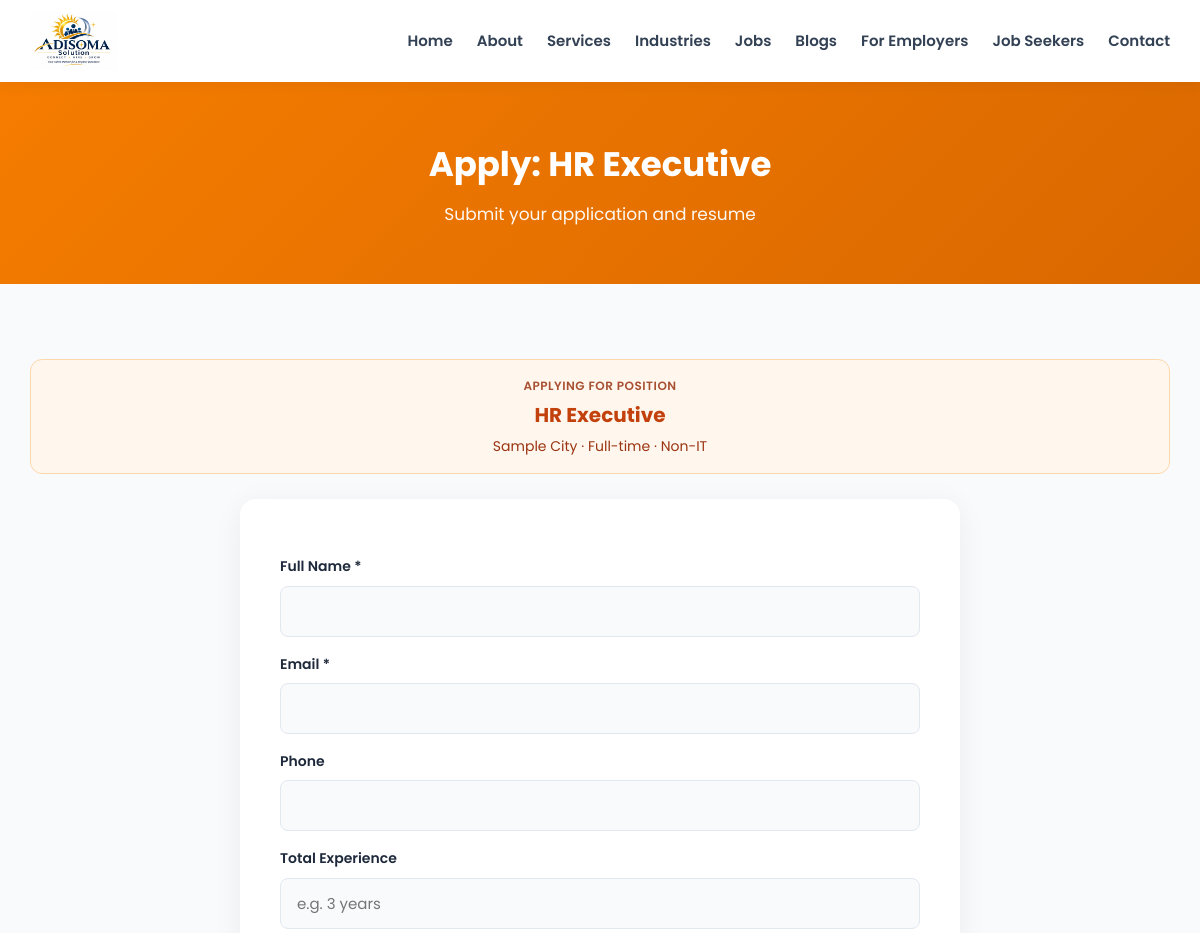
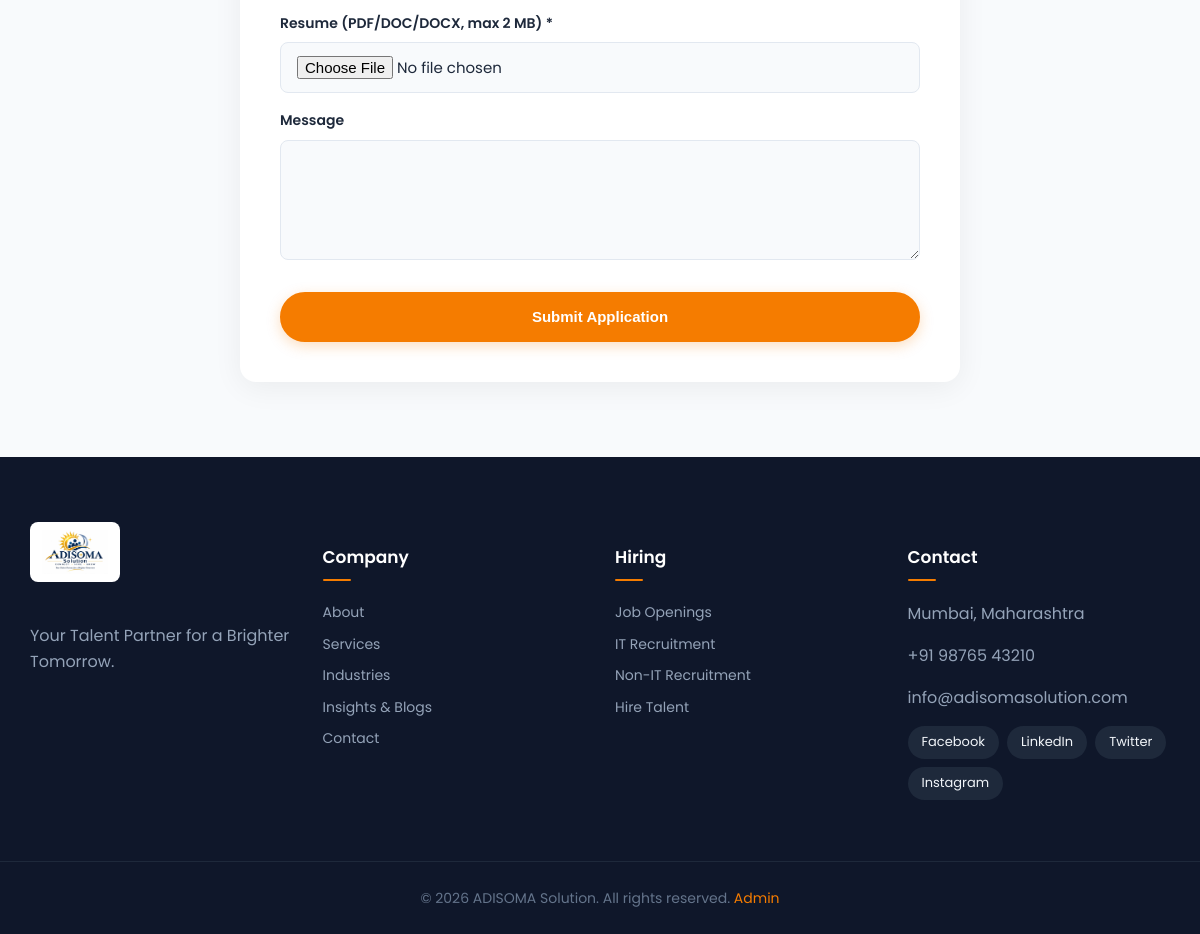
The page /apply.php?id=2 on the database its author committed (2 pictures, top to bottom).
### tables this page shows
CREATE TABLE jobs(id INT AUTO_INCREMENT PRIMARY KEY,title VARCHAR(150) NOT NULL,category ENUM('IT','Non-IT') NOT NULL DEFAULT 'IT',location VARCHAR(100) NOT NULL,job_type VARCHAR(30) NOT NULL DEFAULT 'Full-time',experience VARCHAR(50),salary VARCHAR(60),description TEXT NOT NULL,status ENUM('draft','published') NOT NULL DEFAULT 'draft',created_at TIMESTAMP DEFAULT CURRENT_TIMESTAMP,INDEX(status),INDEX(category));

### config/database.php (called while the page is built, shortened)
<?php
function db(): PDO {
    static $p;
    if (!$p) {
        $p = new PDO(
            'mysql:host=' . DB_HOST . ';dbname=' . DB_NAME . ';charset=utf8mb4',
            DB_USER,
            DB_PASS,
            [
                PDO::ATTR_ERRMODE => PDO::ERRMODE_EXCEPTION,
                PDO::ATTR_DEFAULT_FETCH_MODE => PDO::FETCH_ASSOC,
                PDO::ATTR_EMULATE_PREPARES => false
            ]
        );
    }
    return $p;
}

### includes/functions.php (called while the page is built, shortened)
<?php
require_once __DIR__.'/../config/database.php';
function e($s){return htmlspecialchars((string)$s,ENT_QUOTES,'UTF-8');}

### apply.php (the view, shortened to what this page needs)
<?php require_once 'includes/functions.php';
$id=(int)($_GET['id']??0);$job=null;
if($id){$s=db()->prepare("SELECT * FROM jobs WHERE id=? AND status='published'");$s->execute([$id]);$job=$s->fetch();if(!$job)redirect('jobs.php');}
$title='Apply'.($job?': '.$job['title']:'');$sub='Submit your application and resume';include 'includes/header.php'; ?>
<section class="s"><div class="wrap"><?=flash()?>
<?php if($job): ?>
<div class="job-apply-banner">
    <div style="font-size:12px; text-transform:uppercase; font-weight:600; letter-spacing:0.5px; opacity:0.85;">Applying for position</div>
    <div style="font-size:20px; font-weight:700; color:#c2410c; margin:4px 0;"><?=e($job['title'])?></div>
    <div style="font-size:14px;"><?=e($job['location'])?> &middot; <?=e($job['job_type'])?> &middot; <?=e($job['category'])?></div>
</div>
<?php endif; ?>
<form class="f" method="post" enctype="multipart/form-data" data-validate><?=csrf()?>
<label>Full Name *</label><input name="name" required maxlength="100"><label>Email *</label><input type="email" name="email" required>
<label>Phone</label><input name="phone" maxlength="30"><label>Total Experience</label><input name="experience" placeholder="e.g. 3 years">
<label>Resume (PDF/DOC/DOCX, max 2 MB) *</label><input type="file" name="resume" accept=".pdf,.doc,.docx" required>
<label>Message</label><textarea name="message" rows="4"></textarea><button class="btn" type="submit">Submit Application</button></form></div></section>
<?php include 'includes/footer.php'; ?>

### assets/css/style.css (style rules this page uses)
:root { --o: #f57c00; --od: #d96800; --n: #1e293b; --bg: #ffffff; --bg-alt: #f8fafc; --g: #64748b; --border: #e2e8f0; }
* { box-sizing: border-box; }
body { margin: 0; font-family: 'Poppins', sans-serif; color: #334155; line-height: 1.6; background: var(--bg-alt); -webkit-font-smoothing: antialiased; }
.wrap { max-width: 1180px; margin: auto; padding: 0 20px; }
.btn { display: inline-flex; align-items: center; justify-content: center; background: var(--o); color: #fff !important; padding: 13px 28px; border: 2px solid var(--o); border-radius: 30px; font-weight: 600; cursor: pointer; font-size: 15px; box-shadow: 0 4px 14px rgba(245, 124, 0, 0.25); transition: all 0.25s ease; text-decoration: none; line-height: 1.3; }
section.s { padding: 75px 0; }
.filters input, .filters select, .f input, .f select, .f textarea { padding: 13px 16px; border: 1px solid var(--border); border-radius: 8px; font-family: inherit; font-size: 15px; width: 100%; transition: all 0.25s; background: #f8fafc; color: #1e293b; }
.f { max-width: 720px; margin: auto; background: #fff; padding: 40px; border-radius: 16px; box-shadow: 0 6px 30px rgba(0,0,0,0.06); }
.f label { display: block; margin: 16px 0 8px; font-weight: 600; color: var(--n); font-size: 14px; }
.f button[type="submit"] { margin-top: 25px; width: 100%; }
.job-apply-banner { background: #fff7ed; border: 1px solid #fed7aa; border-radius: 12px; padding: 16px 20px; margin-bottom: 25px; text-align: center; color: #9a3412; }

### rows shown on the page
jobs: title "HR Executive", location "Sample City", job_type "Full-time", category "Non-IT"

### other values the page prints
$l "Home"
$l "About"
$l "Services"
$l "Industries"
$l "Jobs"
$l "Blogs"
$l "For Employers"
$l "Job Seekers"
$l "Contact"
$title "Apply: HR Executive"
$sub "Submit your application and resume"
CO['address'] "Mumbai, Maharashtra"
CO['phone'] "+91 98765 43210"
CO['email'] "info@adisomasolution.com"
